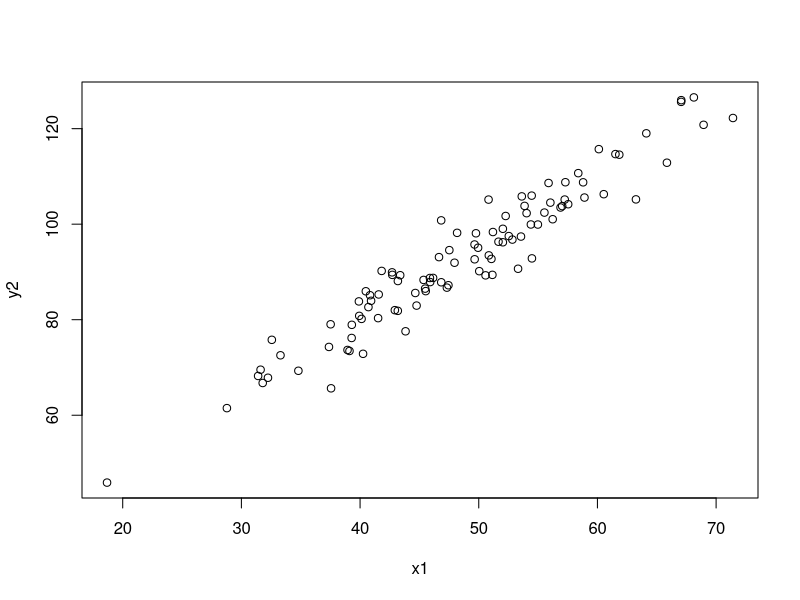

Write the R code that produced this figure. (Note: this script raises an error after producing the figure.)
############################### looping
x1<-rnorm(n=100,mean=50,sd=10)
x2<-rbinom(n=100,size=1,prob=.7)
x3<-as.factor(x2)
str(x3)
error1<-rnorm(n=100,mean=10,sd=4)
y2<-10+1.5*x1+error1
plot(x=x1,y=y2)
data<-data.frame(y2,x1,x3)
str(data)
names(data)
names(data)[1]
names(data)[3]
names(data)[1:3]

1:ncol(data)
for (i in 1:ncol(data)){
  print(names(data)[i])
  print(summary(data[,i]))
  print(lm(y2~data[,i],data=data))
  print(summary(lm(y2~data[,i],data=data)))
  print(summary(lm(y2~data[,i],data=data))[4])
}

#other method

values <- runif(50)
values[sample(1:length(values), 10)] <- NA
Y <- data.frame(matrix(values, ncol=5))
colnames(Y) <- paste0("Y", 1:5)

# single regression term
X <- runif(10)

# create regression between each column in Y and X
lms <- lapply(colnames(Y), function(y) {
  form <- paste0(y, " ~ X")
  lm(form, data=Y)
})
form
lms

#OPTION3
x4 <-  matrix(runif(10*10), 10,10)
y4 <-  runif(10)
x4
y4

t(apply(x4, 2, function(x.col) lm(y4~x.col)$coef))
apply(x4, 2, function(x.col) lm(y4~x.col)$coef)

#OPTION
x5 <- 1:10 
x5
mat <- matrix(rnorm(200), nrow=20, ncol=10) 
mat
resultlist <- apply(mat, 1, function(y) lm(y ~ x5)) 
resultlist
resultcoeffs <- apply(mat, 1, function(y) lm(y ~ x5)$coefficients) 

#option
id <- rep(1:2, c(6,8))
correct <- sample(0:1,14,TRUE)
phase <- c(rep("discr",3),rep("rev",3), rep("discr",4),rep("rev",4))
dat <- data.frame(id,correct,phase)
lapply(split(dat, dat$id), function(x) coef(summary(glm(correct~phase,family="binomial",data=x))))

#more info
set.seed(1)  # Makes the call to rnorm generate the same numbers every time
( mymat <- matrix(round(rnorm(16,10),2),4,4) )

myfunc <- function(x) {
  return(x/sum(x))
}

#slower
myfunc(mymat[,1])
all.equal(myfunc(mymat[,1]), mymat[,1]/sum(mymat[,1]))


#better
apply(mymat, 2, myfunc)


## the best?
set.seed(1000)
values <- runif(50)
values[sample(1:length(values), 10)] <- NA
Y <- data.frame(matrix(values, ncol=5))
colnames(Y) <- paste0("Y", 1:5)


# single regression term
X <- runif(10)
X

# create regression between each column in Y and X
lms <- lapply(colnames(Y), function(y) {
  form <- paste0(y, " ~ X")
  lm(form, data=Y)
})

lms

# create regression between each column in Y and X
lms1 <- lapply(colnames(Y), function(y) {
  form <- paste(y, " ~ X")
  lm(form, data=Y)
})

lms1



